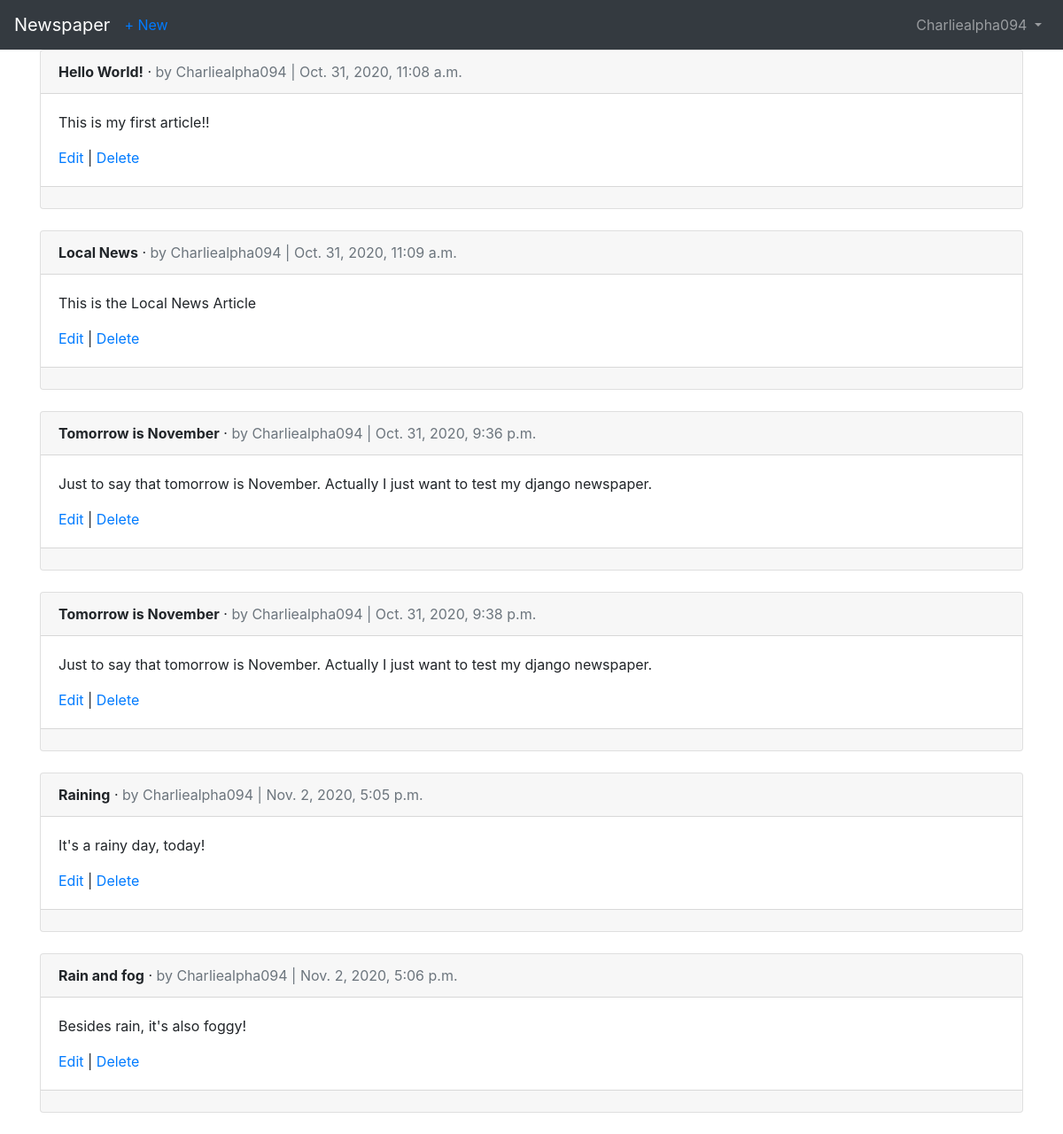
The page /articles/ (signed in) on the database its author committed.
### users/models.py (models this page shows)
class CustomUser(AbstractUser):
    age = models.PositiveIntegerField(null=True, blank=True)

### articles/models.py (models this page shows, shortened)
class Article(models.Model):
    title = models.CharField(max_length=255)
    body = models.TextField()
    date = models.DateTimeField(auto_now_add=True)
    author = models.ForeignKey(
        get_user_model(),
        on_delete=models.CASCADE,
    )

### articles/views.py (the view)
# urls.py: path('', ArticleListView.as_view(), name='article_list'),
class ArticleListView(LoginRequiredMixin, ListView):
    model = Article
    template_name = 'article_list.html'
    login_url = 'login'

### templates/article_list.html (shortened to what this page needs)
{% extends 'base.html' %}
{% block content %}
  {% for article in object_list %}
    <div class="card">
      <div class="card-header">
        <span class="font-weight-bold">{{ article.title }}</span> &middot;
        <span class="text-muted">by {{ article.author }} | {{ article.date }}</span>
      </div>
      <div class="card-body">
        <p>{{ article.body }}</p>
        <a href="{% url 'article_edit' article.pk %}">Edit</a> |
        <a href="{% url 'article_delete' article.pk %}">Delete</a>
      </div>
      <div class="card-footer">
      </div>
    </div>
    <br />
    {% endfor %}
{% endblock content %}

### templates/base.html (shortened to what this page needs)
<!DOCTYPE html>
<html>
<head>
  <link rel="stylesheet" href="https://stackpath.bootstrapcdn.com/bootstrap/4.5.0/css/bootstrap.min.css">
</head>
<body>
  <nav class="navbar navbar-expand-lg navbar-dark bg-dark">
    <a class="navbar-brand" href="{% url 'home' %}">Newspaper</a>
    {% if user.is_authenticated %}
      <ul class="navbar-nav mr-auto">
        <li class="nav-item"><a href="{% url 'article_new' %}">+ New</a></li>
      </ul>
      {% endif %}
    <div class="collapse navbar-collapse" id="navbarSupportedContent">
      {% if user.is_authenticated %}
        <ul class="navbar-nav ml-auto">
          <li class="nav-item">
            <a class="nav-link dropdown-toggle" href="#" id="navbarDropdown" role="button" data-toggle="dropdown" aria-haspopup="true" aria-expanded="false">
              {{ user.username }}
            </a>
          </li>
        </ul>
      {% endif %}
    </div>
  </nav>
  <main>
    <div class="container">
      {% block content %}
      {% endblock content %}
    </div>
  </main>
</body>
</html>

### rows shown on the page
CustomUser: username "Charliealpha094"
Article: title "Hello World!", author "Charliealpha094", date "Oct. 31, 2020, 11:08 a.m.", body "This is my first article!!"
Article: title "Local News", author "Charliealpha094", date "Oct. 31, 2020, 11:09 a.m.", body "This is the Local News Article"
Article: title "Tomorrow is November", author "Charliealpha094", date "Oct. 31, 2020, 9:36 p.m.", body "Just to say that tomorrow is November. Actually I just want to test my django newspaper."
Article: title "Tomorrow is November", author "Charliealpha094", date "Oct. 31, 2020, 9:38 p.m.", body "Just to say that tomorrow is November. Actually I just want to test my django newspaper."
Article: title "Raining", author "Charliealpha094", date "Nov. 2, 2020, 5:05 p.m.", body "It's a rainy day, today!"
Article: title "Rain and fog", author "Charliealpha094", date "Nov. 2, 2020, 5:06 p.m.", body "Besides rain, it's also foggy!"
